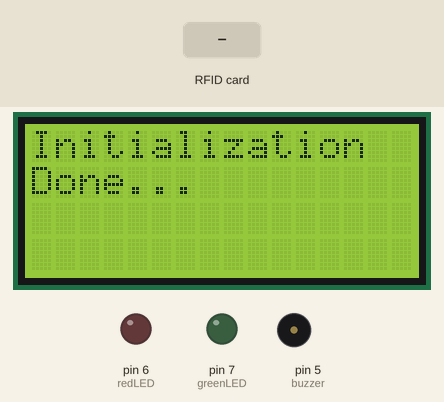
Recording of a sketch running on a simulated Arduino Uno, built with avr-gcc and run on an emulated ATmega328P. On the bench: 16×4 character LCD, output pins drawn as LEDs (lit = HIGH), buzzer (waves = sounding). The inputs (shaded band) are chosen by the test bench. The local clock reads 2024-03-15 10:24:30 at power-on unless the sketch sets it; storage starts empty; pins used as bus, display or sensor lines are not drawn; what the sketch prints to the serial monitor is not drawn.

Above: at 4.3 s.
4.4 s: RFID card 5E 7A 19 C4 held to the reader
At 4.7 s:
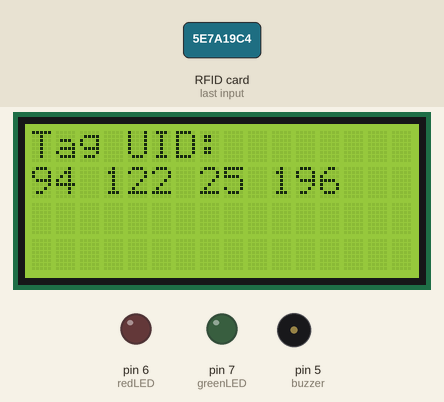
At 7.3 s:
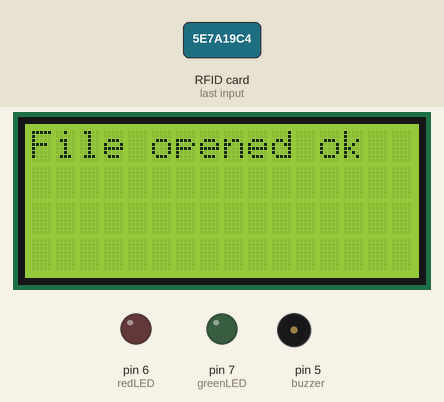
Timing chart, 0 to 14.4 s (numbered marks = the images above; inputs shaded):
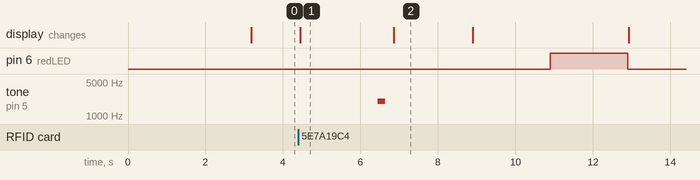

Measured:
- after the input at 4.4 s, pin 6 (redLED): LOW → HIGH after 6.5 s, → LOW 2.0 s later; tone on pin 5 (buzzer): silent → 2000 Hz after 2.0 s, → silent 0.20 s later; the display: changes at once (image 1)
- what the display in image 1 shows lasts 2.5 s, from 4.4 s to 6.9 s

The sketch:

RFID_Attendace_system.ino
```cpp
// CONNECTIONS :
// DS1302 CLK/SCLK --> 6
// DS1302 DAT/IO --> 7
// DS1302 RST/CE --> 8
// DS1302 VCC --> 3.3v - 5v
// DS1302 GND --> GND

#include <ThreeWire.h>
#include <RtcDS1302.h>
#include <LiquidCrystal_I2C.h>
LiquidCrystal_I2C lcd(0x27,16,4);  // set the LCD address to 0x27 for a 16 chars and 2 line display
#include <MFRC522.h> // for the RFID
#include <SPI.h> // for the RFID and SD card module
#include <SD.h> // for the SD card
#include <RTClib.h> // for the RTC

// define pins for RFID
#define CS_RFID 10
#define RST_RFID 9
// define select pin for SD card module
#define CS_SD 4

// Create a file to store the data
File myFile;

// Instance of the class for RFID
MFRC522 rfid(CS_RFID, RST_RFID);

// Init array that will store new NUID
byte nuidPICC[4];

// Variable to hold the tag's UID
String uidString;

// Instance of the class for RTC
ThreeWire myWire(7,6,8); // IO, SCLK, CE
RtcDS1302<ThreeWire> Rtc(myWire);

// Define check in time
const int checkInHour = 9;
const int checkInMinute = 5;

//Variable to hold user check in
int userCheckInHour;
int userCheckInMinute;

// Pins for LEDs and buzzer
const int redLED = 6;
const int greenLED = 7;
const int buzzer = 5;

void setup() {

  // Set LEDs and buzzer as outputs
  pinMode(redLED, OUTPUT);
  pinMode(greenLED, OUTPUT);
  pinMode(buzzer, OUTPUT);

  // Init Serial port
  Serial.begin(9600);

  //init LCD
  lcd.init();
  lcd.backlight();

  // Init SPI bus
  SPI.begin();

  //Init RTC
  Rtc.Begin();

  // Init MFRC522
  rfid.PCD_Init();

  // Setup for the SD card
  Serial.print("Initializing SD card...");
  lcd.print("Initializing ");
  lcd.setCursor(0, 1);
  lcd.print("SD card...");
  delay(3000);
  lcd.clear();
  if(!SD.begin(CS_SD)) {
    Serial.println("initialization failed!");
    lcd.print("Initializing ");
    lcd.setCursor(0, 1);
    lcd.print("failed!");
    return;
  }
  Serial.println("initialization done.");
  lcd.print("Initialization ");
  lcd.setCursor(0, 1);
  lcd.print("Done...");

  // Setup for the RTC
    setupRTC();

}

void loop() {
  //look for new cards
  if(!rfid.PICC_IsNewCardPresent())
    return;

  if(!rfid.PICC_ReadCardSerial())
    return;

  readRFID();
  logCard();
  verifyCheckIn();

}

void readRFID() {
   // Store NUID into nuidPICC array
  for (byte i = 0; i < 4; i++) {
    nuidPICC[i] = rfid.uid.uidByte[i];
    }
  // String uidString = "";
  lcd.clear();
  Serial.print("Tag UID: ");
  lcd.print("Tag UID: ");
  uidString = (String(rfid.uid.uidByte[0]) + " " + String(rfid.uid.uidByte[1]) + " " +
    String(rfid.uid.uidByte[2]) + " " + String(rfid.uid.uidByte[3]));
  // for (byte i = 0; i < rfid.uid.size; i++) {
  //   uidString += rfid.uid.uidByte[i];
  //   Serial.print(' ');
  //   Serial.print(rfid.uid.uidByte[i], DEC);
  //   }

  lcd.setCursor(0, 1);
  lcd.print(uidString);
  delay(2000);

  // Sound the buzzer when a card is read
  tone(buzzer, 2000);
  delay(200);
  noTone(buzzer);

  delay(200);
  // Halt PICC
  rfid.PICC_HaltA();

  // Stop encryption on PCD
  rfid.PCD_StopCrypto1();
}

void logCard() {


  // Open file
  myFile=SD.open("log.txt", FILE_WRITE);

  // If the file opened ok, write to it
  if (myFile) {
    Serial.println("File opened ok");
    lcd.clear();
    lcd.print("File opened ok");
    delay(2000);
    myFile.print(uidString);
    myFile.print(", ");

    // Save time on SD card
    RtcDateTime now = Rtc.GetDateTime();
    myFile.print(now.Year(), DEC);
    myFile.print('/');
    myFile.print(now.Month(), DEC);
    myFile.print('/');
    myFile.print(now.Day(), DEC);
    myFile.print(',');
    myFile.print(now.Hour(), DEC);
    myFile.print(':');
    myFile.println(now.Minute(), DEC);

    // Print time on Serial monitor
    Serial.print(now.Year(), DEC);
    Serial.print('/');
    Serial.print(now.Month(), DEC);
    Serial.print('/');
    Serial.print(now.Day(), DEC);
    Serial.print(' ');
    Serial.print(now.Hour(), DEC);
    Serial.print(':');
    Serial.println(now.Minute(), DEC);
    Serial.println("sucessfully written on SD card");

    lcd.clear();
    lcd.print(now.Year(), DEC);
    lcd.print(':');
    lcd.print(now.Month(), DEC);
    lcd.print(':');
    lcd.print(now.Day(), DEC);
    lcd.print(' ');
    lcd.setCursor(11, 0);
    lcd.print(now.Hour(), DEC);
    lcd.print(':');
    lcd.print(now.Minute(), DEC);
    lcd.setCursor(0, 1);
    lcd.print("Written on SD...");
    delay(2000);

    myFile.close();

    // Save check in time;
    userCheckInHour = now.Hour();
    userCheckInMinute = now.Minute();
  }
  else {

    Serial.println("error saving file");
    lcd.clear();
    lcd.print("error saving file");
  }

}

void verifyCheckIn(){
  if((userCheckInHour < checkInHour)||((userCheckInHour==checkInHour) && (userCheckInMinute <= checkInMinute))){
    digitalWrite(greenLED, HIGH);
    delay(2000);
    digitalWrite(greenLED,LOW);
    Serial.println("You're welcome!");
    lcd.clear();
    lcd.print("You're Welcome!");
  }
  else{
    digitalWrite(redLED, HIGH);
    delay(2000);
    digitalWrite(redLED,LOW);
    Serial.println("You are late...");
    lcd.clear();
    lcd.print("You are Late...");
    delay(3000);
    lcd.clear();
    lcd.print("Put RFID to Scan");

  }
}

void setupRTC(){

    RtcDateTime compiled = RtcDateTime(__DATE__, __TIME__);
    Serial.println();

    if (!Rtc.IsDateTimeValid())
    {
        // Common Causes:
        //    1) first time you ran and the device wasn't running yet
        //    2) the battery on the device is low or even missing

        Serial.println("RTC lost confidence in the DateTime!");
        Rtc.SetDateTime(compiled);
    }

    if (Rtc.GetIsWriteProtected())
    {
        Serial.println("RTC was write protected, enabling writing now");
        Rtc.SetIsWriteProtected(false);
    }

    if (!Rtc.GetIsRunning())
    {
        Serial.println("RTC was not actively running, starting now");
        lcd.clear();
        lcd.setCursor(0, 0);
        lcd.print("RTC Not Running!");
        delay(1000);
        lcd.setCursor(0, 1);
        lcd.print("starting now");
        Rtc.SetIsRunning(true);
    }

    RtcDateTime now = Rtc.GetDateTime();
    if (now < compiled)
    {
        Serial.println("RTC is older than compile time!  (Updating DateTime)");
        Rtc.SetDateTime(compiled);
    }
    else if (now > compiled)
    {
        Serial.println("RTC is newer than compile time. (this is expected)");
    }
    else if (now == compiled)
    {
        Serial.println("RTC is the same as compile time! (not expected but all is fine)");
    }
}

/**
 * Helper routine to dump a byte array as dec values to Serial.
 */
void printDec(byte *buffer, byte bufferSize) {
  for (byte i = 0; i < bufferSize; i+1) {
    Serial.print(' ');
    Serial.print(buffer[i], DEC);

  }
}
```
